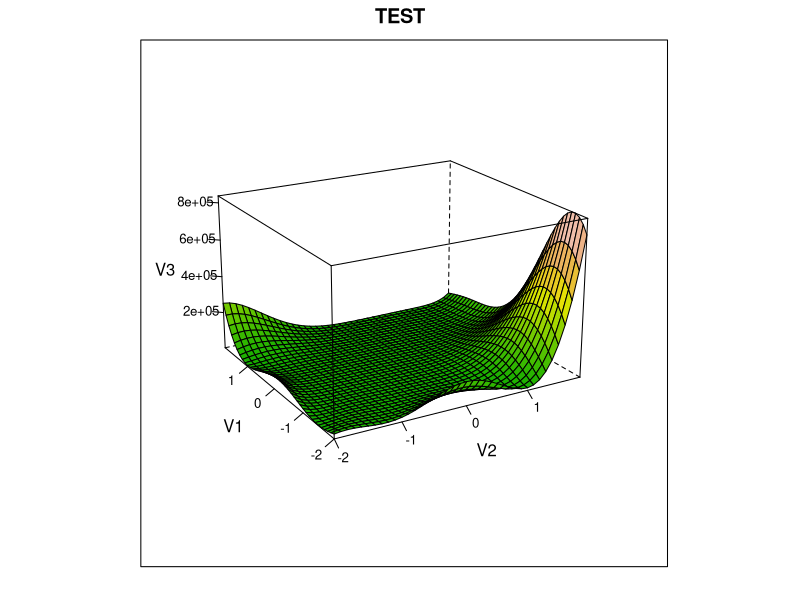

This chart was generated by the following R code:
require(reshape)
require(lattice)
require(RColorBrewer)

data=read.table("data/GP_test.csv",as.is=T,header=F, sep=",")

p=wireframe(V3 ~ V2 * V1, data = data, scales = list(arrows = FALSE),
            drape = TRUE, colorkey = FALSE, pretty=FALSE, screen = list(z = 30, x = -70, y = 00),
            aspect = c(87/97, 0.6),
            xlim=range(data$V1), ylim=range(data$V2),
            main=paste("TEST"),
            col.regions = terrain.colors(1000, alpha = 1) )
p
